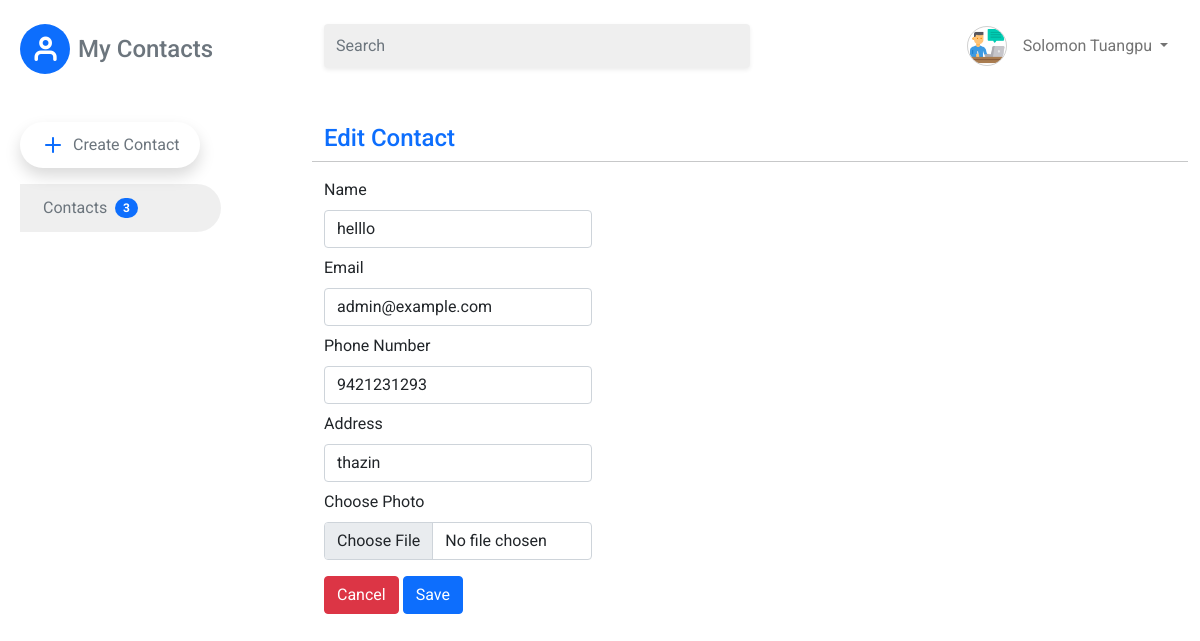
Page /contact_edit.php?id=3 on the committed database.
### tables this page shows
CREATE TABLE `contact_list` (
  `id` int(11) NOT NULL,
  `photo` varchar(255) NOT NULL,
  `name` varchar(50) NOT NULL,
  `email` varchar(50) NOT NULL,
  `phone` bigint(20) NOT NULL,
  `address` varchar(100) NOT NULL,
  `created_at` timestamp NOT NULL DEFAULT current_timestamp()
);

### core/base.php (called while the page is built, shortened)
<?php
function con() {
    return mysqli_connect("localhost", "root", "", "contact");
 }
 $url = "http://{$_SERVER['HTTP_HOST']}/";

### core/function.php (called while the page is built, shortened)
<?php
function fetch($sql) {
    $query = mysqli_query(con(), $sql);
    $row = mysqli_fetch_assoc($query);
    return $row;
}
function countTotal($table, $condition=1) {
    $sql = "SELECT COUNT(id) FROM $table WHERE $condition";
    $total = fetch($sql);
    return $total['COUNT(id)'];
}
function contactDetail($id) {
    $sql = "SELECT * FROM contact_list WHERE id = '$id'";
    return fetch($sql);
}

### contact_edit.php (the view, shortened to what this page needs)
<?php require_once "template/header.php"; ?>
<section class="container-fluid mt-5">
    <div class="row">
    <h4 class="text-primary">Edit Contact</h4>
        <hr>
        <div class="col-12 col-md-4">
            <div class="">
                <?php
                    $id = $_GET['id'];
                    $current = contactDetail($id);
                    ?>
                <form action="" method="post" enctype="multipart/form-data">
                    <div class="form-group mb-2">
                        <label for="name" class="mb-2">Name</label>
                        <input type="text" id="name" name="name" class="form-control"
                            value="<?php echo $current['name']; ?>">
                    </div>
                    <div class="form-group mb-2">
                        <label for="email" class="mb-2">Email</label>
                        <input type="email" id="email" name="email" class="form-control"
                            value="<?php echo $current['email']; ?>">
                    </div>
                    <div class="form-group mb-2">
                        <label for="phone" class="mb-2">Phone Number</label>
                        <input type="number" id="phone" name="phone" class="form-control"
                            value="<?php echo $current['phone']; ?>">
                    </div>
                    <div class="form-group mb-2">
                        <label for="address" class="mb-2">Address</label>
                        <input type="text" id="address" name="address" class="form-control"
                            value="<?php echo $current['address']; ?>">
                    </div>
                    <div class="form-group mb-2">
                        <label for="formFile" class="form-label">Choose Photo</label>
                        <input class="form-control" type="file" id="formFile" name="upload">
                    </div>
                    <div class="form-group mt-3">
                        <a href="<?php echo $url; ?>index.php" type="button" class="btn btn-danger close-form">
                           Cancel
                        </a>
                        <button type="submit" name="editContacts" class="btn btn-primary">Save</button>
                    </div>
                </form>
            </div>
        </div>
    </div>
</section>
<?php require_once "template/footer.php"; ?>

### assets/css/style.css (style rules this page uses)
* { margin: 0; padding: 0; box-sizing: border-box; font-family: 'Roboto', sans-serif; }

### rows in the picture
contact_list: name "helllo", email "admin@example.com", phone "9421231293", address "thazin"

### other values in the picture
countTotal('contact_list') "3"
